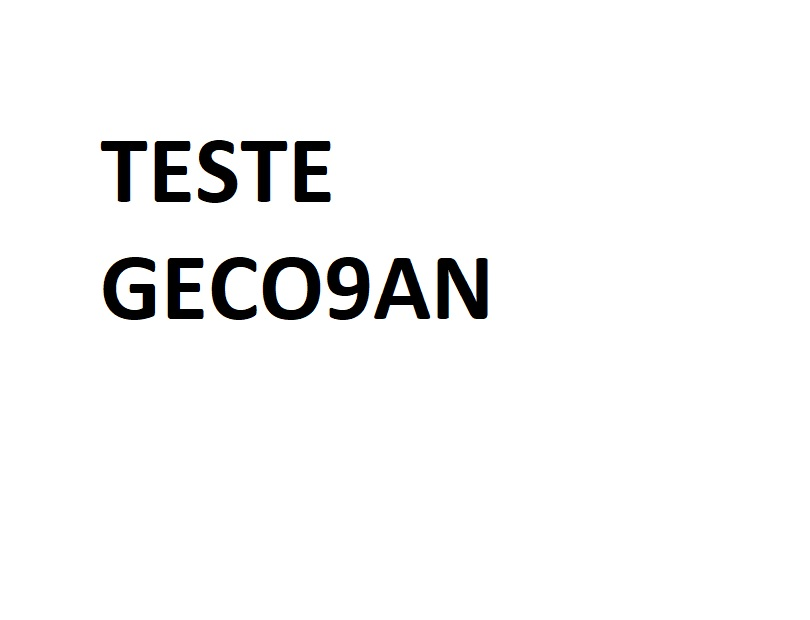
#> input picture resources/img/entrada.jpg, 810 x 620 px
$ python main.py
#> lines starting #> are read from the running program, lines starting #| are printed output that depends on the picture; after the words box and inside, x2 and y2 are one past the last pixel; in counts of white or black regions, pixels touching at a corner belong together
import cv2

imagem = cv2.imread('../resources/img/entrada.jpg')
#> imagem is the input picture: shape (620, 810, 3); mean B, G, R 246, 246, 246

for x in range(0, imagem.shape[1], 20): #percorre as linhas
    for y in range(0, imagem.shape[0], 20): #percorre as colunas
        for ax in range (0,5,1):
            for ay in range (0,5,1):
                imagem[y+ay, x+ax] = (0,255,0)
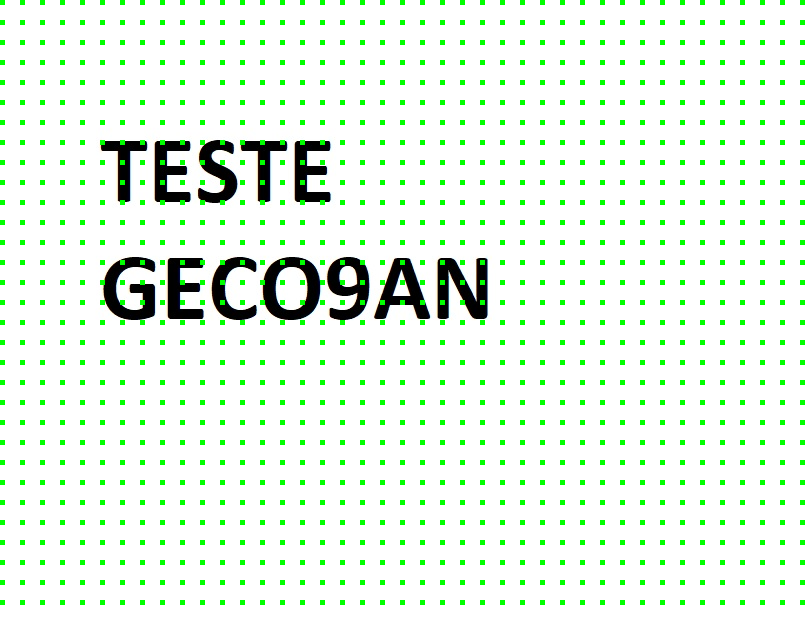
#> imagem: shape (620, 810, 3); 6.33% of pixels changed, all inside (x1, y1, x2, y2) = (0, 0, 805, 605)

cv2.imshow("Nome da janela", imagem)
cv2.waitKey(0)  # espera pressionar qualquer tecla

$ run again, with resources/img/Direita.JPG copied over resources/img/entrada.jpg
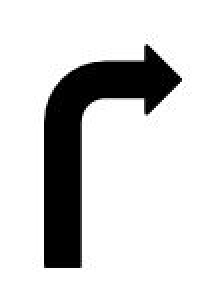
#> input picture resources/img/Direita.JPG, 105 x 148 px (shown 2 times larger)
#> imagem is the input picture: shape (148, 105, 3); min 0, max 255, mean 210.2
#> after the loop `for x in range(0, imagem.shape[1], 20):`:
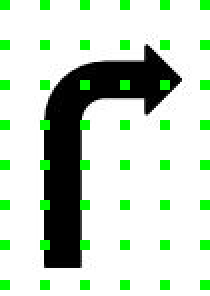
#> imagem: shape (148, 105, 3) (shown 2 times larger); 7.72% of pixels changed, all inside (x1, y1, x2, y2) = (0, 0, 105, 145)
